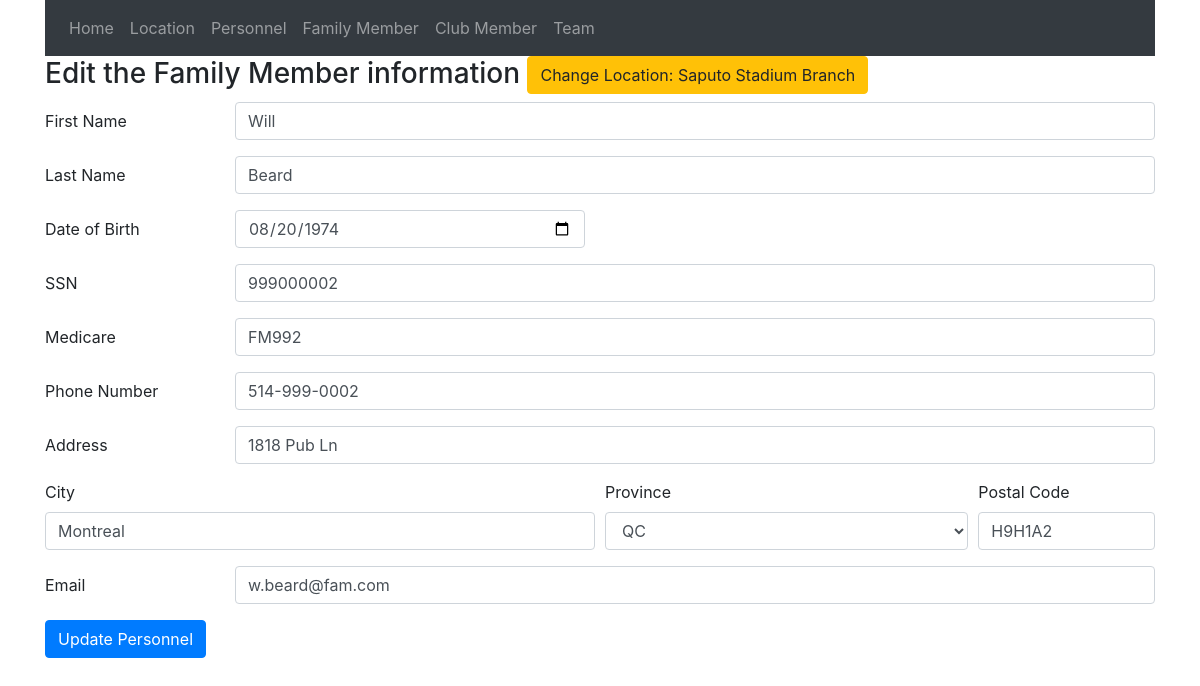
Screenshot of /FamilyMember/edit_familymember/2 with the database file from the repository.
### tables this page shows
CREATE TABLE Location (
    location_id INT AUTO_INCREMENT PRIMARY KEY,
    location_name VARCHAR(100) NOT NULL,
    location_type ENUM('Head','Branch') NOT NULL,
    address VARCHAR(200),
    city VARCHAR(100),
    province VARCHAR(50),
    postal_code VARCHAR(12),
    web_address VARCHAR(255),
    max_capacity INT

);

CREATE TABLE FamilyMember(
    family_member_id INT AUTO_INCREMENT PRIMARY KEY,
    first_name VARCHAR(50) NOT NULL,
    last_name VARCHAR(50) NOT NULL,
    ssn CHAR(9) NOT NULL UNIQUE,
    medicare_number VARCHAR(30) UNIQUE,
    date_of_birth DATE NOT NULL,
    address VARCHAR(200),
    city VARCHAR(100),
    province VARCHAR(50),
    postal_code VARCHAR(12),
    phone_number VARCHAR(20),
    email VARCHAR(100)
);

### app/core/app.php (called while the page is built, shortened)
<?php
    class App{
        protected $currentMethod = 'index';
        public function __construct()
        {
            $url = $this->parseURL();
            $url = $url ?? [];
            if(isset($url[0]) && file_exists(__DIR__ . '/../controllers/' . $url[0] . '.php')){
                unset($url[0]);
            }
            $this->currentController = new $this->currentController;
            if(isset($url[1])){
                if(method_exists($this->currentController, $url[1])){
                    $this->currentMethod = $url[1];
                    unset($url[1]);
                }
            }
            $this->params = $url ? array_values($url) : [];
            call_user_func_array([$this->currentController, $this->currentMethod], $this->params);
        }
        public function parseURL(){
            if(isset($_GET['url'])){
                $url = rtrim($_GET['url'], '/');
                $url = filter_var($url, FILTER_SANITIZE_URL);
                $url = explode('/',$url);
                return $url;
            }
            return [];
        }
    }

### public/index.php (called while the page is built, shortened)
<?php
    $init = new App;
?>

### app/core/Model.php (called while the page is built, shortened)
<?php
class Model
{
    private $host = DB_HOST;
    private $user = DB_USER;
    private $pass = DB_PASS;
    private $dbname = DB_NAME;
    private $dbh;
    private $stmt;
    public function __construct()
    {
        $dsn = 'mysql:host=' . $this->host . ';dbname=' . $this->dbname;
        $options = array(
            PDO::ATTR_PERSISTENT => true,
            PDO::ATTR_ERRMODE => PDO::ERRMODE_EXCEPTION
        );
        try {
            $this->dbh = new PDO($dsn, $this->user, $this->pass, $options);
        } catch (PDOException $e) {
            $this->error = $e->getMessage();
            echo $this->error;
        }
    }
    public function query($sql)
    {
        $this->stmt = $this->dbh->prepare($sql);
    }
    public function bind($param, $value, $type = null)
    {
        if (is_null($type)) {
            switch (true) {
                default:
                    $type = PDO::PARAM_STR;
            }
        }
        $this->stmt->bindValue($param, $value, $type);
    }
    public function execute()
    {
        return $this->stmt->execute();
    }
    public function getSingle(){
        $this->execute();
        return $this->stmt->fetch(PDO::FETCH_OBJ);
    }
}

### app/models/familymember_model.php (called while the page is built, shortened)
<?php
class familymember_model extends Model{
    public function get_familymember($family_member_id){
        $this->query("SELECT * FROM FamilyMember WHERE family_member_id = :family_member_id");
        $this->bind(":family_member_id",$family_member_id);
        return $this->getSingle();
    }
    public function get_current_familymember_location($family_member_id){
        $this->query("SELECT location.location_id, location.location_name FROM AssignedTo
                        JOIN location ON AssignedTo.location_id = location.location_id
                        WHERE AssignedTo.family_member_id = :family_member_id AND AssignedTo.end_date IS NULL");
        $this->bind(":family_member_id",$family_member_id);
        return $this->getSingle();
    }
}
?>

### app/views/FamilyMember/edit_familymember.php (the view, shortened to what this page needs)
<?php require APPROOT . '/views/includes/header.php';  ?>
<form method="post" action="<?= URLROOT; ?>/FamilyMember/edit_familymember/<?= $data['familymember']->family_member_id ?>">
    <h3>Edit the Family Member information <button type="button" class="btn btn-warning" onclick="window.location.href='<?= URLROOT; ?>/FamilyMember/change_location/<?= $data['familymember']->family_member_id ?>'">Change Location: <?= $data['current_location']->location_name ?></button></h3>
        <div class="form-group row">
        <label for="first_name_input" class="col-sm-2 col-form-label">First Name</label>
            <div class="col-sm-10">
                <input type="text" class="form-control" id="first_name_input" name="first_name" value="<?= $data['familymember']->first_name ?>">
            </div>
        </div>
        <div class="form-group row">
        <label for="last_name_input" class="col-sm-2 col-form-label">Last Name</label>
            <div class="col-sm-10">
                <input type="text" class="form-control" id="last_name_input" name="last_name" value="<?= $data['familymember']->last_name ?>">
            </div>
        </div>
        <div class="form-group row">
        <label for="date_of_birth_input" class="col-sm-2 col-form-label">Date of Birth</label>
            <div class="col-sm-4">
                <input type="date" class="form-control" id="date_of_birth_input" name="date_of_birth" value="<?= $data['familymember']->date_of_birth ?>">
            </div>
        </div>
        <div class="form-group row">
        <label for="ssn_input" class="col-sm-2 col-form-label">SSN</label>
            <div class="col-sm-10">
                <input type="number" class="form-control" id="ssn_input" name="ssn" value="<?= $data['familymember']->ssn ?>">
            </div>
        </div>
        <div class="form-group row">
        <label for="medicare_input" class="col-sm-2 col-form-label">Medicare</label>
            <div class="col-sm-10">
                <input type="text" class="form-control" id="medicare_input" name="medicare_number" value="<?= $data['familymember']->medicare_number ?>">
            </div>
        </div>
        <div class="form-group row">
        <label for="phone_number_input" class="col-sm-2 col-form-label">Phone Number</label>
            <div class="col-sm-10">
              <input type="text" class="form-control" id="phone_number_input" name="phone_number" value="<?= $data['familymember']->phone_number ?>">
            </div>
        </div>
        <div class="form-group row">
        <label for="address_input" class="col-sm-2 col-form-label">Address</label>
        <div class="col-sm-10">
        <input type="text" class="form-control" id="address_input" name="address" value="<?= $data['familymember']->address ?>">
        </div>
    </div>
    <div class="form-row">
    <div class="form-group col-md-6">
      <label for="city_input">City</label>
      <input type="text" class="form-control" id="city_input" name="city" value="<?= $data['familymember']->city ?>">
    </div>
    <div class="form-group col-md-4">
      <label for="province_input">Province</label>
      <select id="province_input" class="form-control" name="province">
        <option selected hidden><?= $data['familymember']->province ?></option>
      </select>
    </div>
    <div class="form-group col-md-2">
      <label for="postal_code_input">Postal Code</label>
      <input type="text" class="form-control" id="postal_code_input" name="postal_code" value="<?= $data['familymember']->postal_code ?>">
    </div>
  </div>
    <div class="form-group row">
        <label for="email_input" class="col-sm-2 col-form-label">Email</label>
        <div class="col-sm-10">
        <input type="email" class="form-control" id="email_input" name="email" value="<?= $data['familymember']->email ?>">
        </div>
    </div>
    <button class="btn btn-primary" type="submit" name="submit">Update Personnel</button>
</form>
<?php require APPROOT . '/views/includes/footer.php'; ?>

### rows the page displays
location: location_name "Saputo Stadium Branch"
familymember: first_name "Will", last_name "Beard", date_of_birth "08/20/1974", ssn "999000002", medicare_number "FM992", phone_number "514-999-0002", address "1818 Pub Ln", city "Montreal", province "QC", postal_code "H9H1A2", email "w.beard@fam.com"
